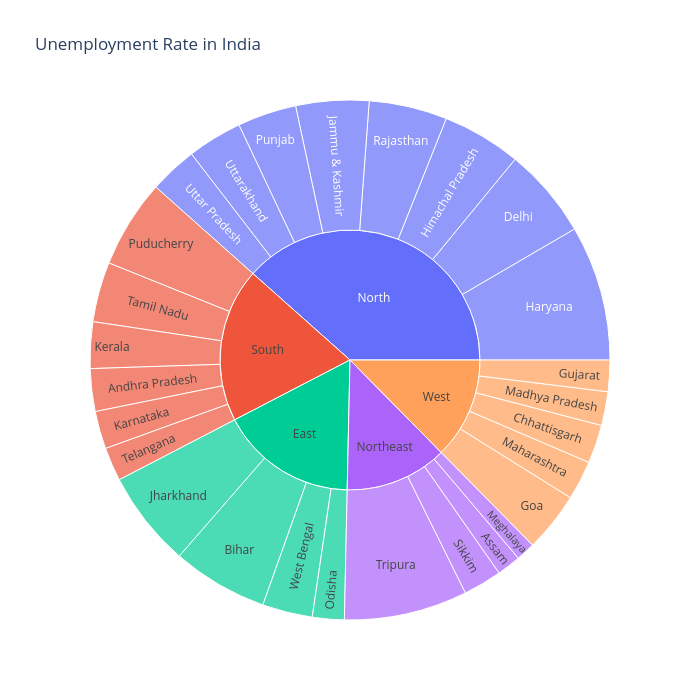

Notebook source saved alongside this figure:
### Markdown cell above
Finally, here is a fun way to display data in what is called a 'sun-burst' dashboad. Please just follow the code to see the really cool output.

### Code cell
unemploment = data[["States", "Region", "Estimated Unemployment Rate"]]
figure = px.sunburst(unemploment, path=["Region", "States"], 
                     values="Estimated Unemployment Rate", 
                     width=700, height=700, color_continuous_scale="RdY1Gn", 
                     title="Unemployment Rate in India")
figure.show()

### Figure 1 — Plotly figure (JSON) as saved in the notebook; plotly's stock layout.template omitted (floating-point values rounded to 4 significant figures)
{"data": [{"branchvalues": "total", "domain": {"x": [0, 1], "y": [0, 1]}, "hovertemplate": "labels=%{label}<br>Estimated Unemployment Rate=%{value}<br>parent=%{parent}<br>id=%{id}<extra></extra>", "ids": ["South/Andhra Pradesh", "Northeast/Assam", "East/Bihar", "West/Chhattisgarh", "North/Delhi", "West/Goa", "West/Gujarat", "North/Haryana", "North/Himachal Pradesh", "North/Jammu & Kashmir", "East/Jharkhand", "South/Karnataka", "South/Kerala", "West/Madhya Pradesh", "West/Maharashtra", "Northeast/Meghalaya", "East/Odisha", "South/Puducherry", "North/Punjab", "North/Rajasthan", "Northeast/Sikkim", "South/Tamil Nadu", "South/Telangana", "Northeast/Tripura", "North/Uttar Pradesh", "North/Uttarakhand", "East/West Bengal", "South", "Northeast", "East", "West", "North"], "labels": ["Andhra Pradesh", "Assam", "Bihar", "Chhattisgarh", "Delhi", "Goa", "Gujarat", "Haryana", "Himachal Pradesh", "Jammu & Kashmir", "Jharkhand", "Karnataka", "Kerala", "Madhya Pradesh", "Maharashtra", "Meghalaya", "Odisha", "Puducherry", "Punjab", "Rajasthan", "Sikkim", "Tamil Nadu", "Telangana", "Tripura", "Uttar Pradesh", "Uttarakhand", "West Bengal", "South", "Northeast", "East", "West", "North"], "name": "", "parents": ["South", "Northeast", "East", "West", "North", "West", "West", "North", "North", "North", "East", "South", "South", "West", "West", "Northeast", "East", "South", "North", "North", "Northeast", "South", "South", "Northeast", "North", "North", "East", "", "", "", "", ""], "type": "sunburst", "values": [86.64, 48.56, 194.7, 78.19, 184.1, 121.7, 63.76, 274.8, 160.7, 148.3, 195.4, 76.68, 94.34, 68.54, 79.79, 38.66, 64.62, 179.4, 119.8, 158.7, 78.34, 121.9, 68.33, 250.6, 97.37, 111.6, 101.9, 627.3, 416.1, 556.6, 411.9, 1255.0]}], "layout": {"height": 700, "legend": {"tracegroupgap": 0}, "title": {"text": "Unemployment Rate in India"}, "width": 700}}
